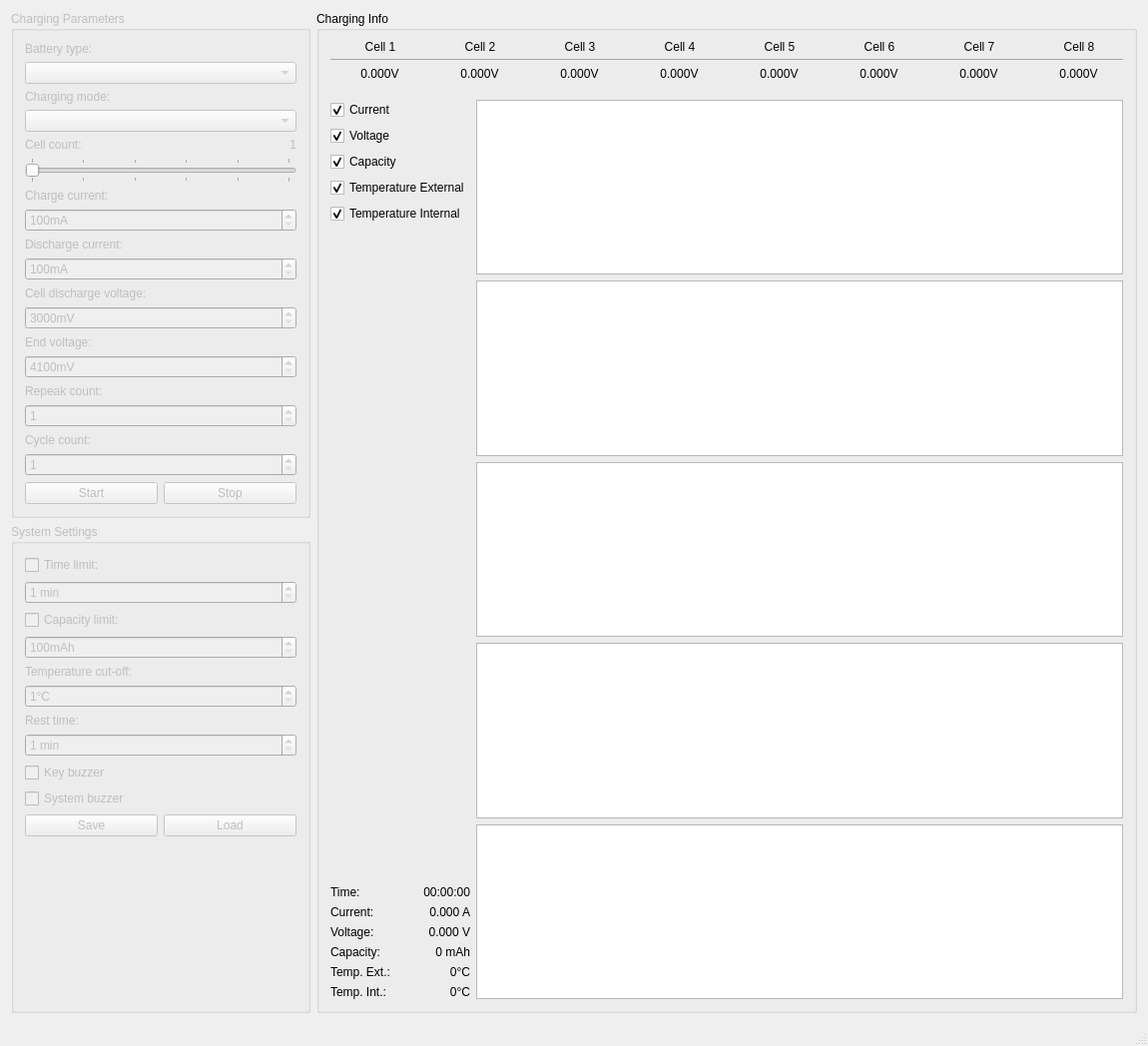
<?xml version="1.0" encoding="UTF-8"?>
<ui version="4.0">
 <class>MainWindow</class>
 <widget class="QMainWindow" name="MainWindow">
  <property name="geometry">
   <rect>
    <x>0</x>
    <y>0</y>
    <width>1150</width>
    <height>1048</height>
   </rect>
  </property>
  <property name="minimumSize">
   <size>
    <width>1150</width>
    <height>0</height>
   </size>
  </property>
  <property name="windowTitle">
   <string>ChargeGuru 0.0.1</string>
  </property>
  <widget class="QWidget" name="centralWidget">
   <layout class="QGridLayout" name="gridLayout">
    <item row="0" column="0">
     <widget class="QGroupBox" name="gbChargingParameters">
      <property name="enabled">
       <bool>false</bool>
      </property>
      <property name="sizePolicy">
       <sizepolicy hsizetype="Preferred" vsizetype="Preferred">
        <horstretch>0</horstretch>
        <verstretch>0</verstretch>
       </sizepolicy>
      </property>
      <property name="minimumSize">
       <size>
        <width>300</width>
        <height>0</height>
       </size>
      </property>
      <property name="maximumSize">
       <size>
        <width>300</width>
        <height>16777215</height>
       </size>
      </property>
      <property name="title">
       <string>Charging Parameters</string>
      </property>
      <layout class="QVBoxLayout" name="verticalLayout">
       <item>
        <widget class="QLabel" name="label">
         <property name="text">
          <string>Battery type:</string>
         </property>
        </widget>
       </item>
       <item>
        <widget class="QComboBox" name="cbBatteryType">
         <property name="currentText">
          <string/>
         </property>
        </widget>
       </item>
       <item>
        <widget class="QLabel" name="label_2">
         <property name="text">
          <string>Charging mode:</string>
         </property>
        </widget>
       </item>
       <item>
        <widget class="QComboBox" name="cbChargingMode"/>
       </item>
       <item>
        <layout class="QHBoxLayout" name="horizontalLayout_3">
         <item>
          <widget class="QLabel" name="label_3">
           <property name="text">
            <string>Cell count:</string>
           </property>
          </widget>
         </item>
         <item>
          <widget class="QLabel" name="lbCellCount">
           <property name="text">
            <string>1</string>
           </property>
           <property name="alignment">
            <set>Qt::AlignRight|Qt::AlignTrailing|Qt::AlignVCenter</set>
           </property>
          </widget>
         </item>
        </layout>
       </item>
       <item>
        <widget class="QSlider" name="sbCellCount">
         <property name="minimum">
          <number>1</number>
         </property>
         <property name="maximum">
          <number>6</number>
         </property>
         <property name="pageStep">
          <number>1</number>
         </property>
         <property name="orientation">
          <enum>Qt::Horizontal</enum>
         </property>
         <property name="invertedAppearance">
          <bool>false</bool>
         </property>
         <property name="tickPosition">
          <enum>QSlider::TicksBothSides</enum>
         </property>
        </widget>
       </item>
       <item>
        <widget class="QLabel" name="label_4">
         <property name="text">
          <string>Charge current:</string>
         </property>
        </widget>
       </item>
       <item>
        <widget class="QSpinBox" name="sbChargeCurrent">
         <property name="suffix">
          <string>mA</string>
         </property>
         <property name="minimum">
          <number>100</number>
         </property>
         <property name="maximum">
          <number>6000</number>
         </property>
        </widget>
       </item>
       <item>
        <widget class="QLabel" name="label_5">
         <property name="text">
          <string>Discharge current:</string>
         </property>
        </widget>
       </item>
       <item>
        <widget class="QSpinBox" name="sbDischargeCurrent">
         <property name="suffix">
          <string>mA</string>
         </property>
         <property name="minimum">
          <number>100</number>
         </property>
         <property name="maximum">
          <number>8000</number>
         </property>
        </widget>
       </item>
       <item>
        <widget class="QLabel" name="label_6">
         <property name="text">
          <string>Cell discharge voltage:</string>
         </property>
        </widget>
       </item>
       <item>
        <widget class="QSpinBox" name="sbCellDischargeVoltage">
         <property name="suffix">
          <string>mV</string>
         </property>
         <property name="minimum">
          <number>3000</number>
         </property>
         <property name="maximum">
          <number>3300</number>
         </property>
        </widget>
       </item>
       <item>
        <widget class="QLabel" name="label_7">
         <property name="text">
          <string>End voltage:</string>
         </property>
        </widget>
       </item>
       <item>
        <widget class="QSpinBox" name="sbEndVoltage">
         <property name="suffix">
          <string>mV</string>
         </property>
         <property name="minimum">
          <number>4100</number>
         </property>
         <property name="maximum">
          <number>4250</number>
         </property>
        </widget>
       </item>
       <item>
        <widget class="QLabel" name="label_8">
         <property name="text">
          <string>Repeak count:</string>
         </property>
        </widget>
       </item>
       <item>
        <widget class="QSpinBox" name="sbRepeakCount">
         <property name="minimum">
          <number>1</number>
         </property>
         <property name="maximum">
          <number>3</number>
         </property>
        </widget>
       </item>
       <item>
        <widget class="QLabel" name="label_9">
         <property name="text">
          <string>Cycle count:</string>
         </property>
        </widget>
       </item>
       <item>
        <widget class="QSpinBox" name="sbCycleCount">
         <property name="minimum">
          <number>1</number>
         </property>
         <property name="maximum">
          <number>3</number>
         </property>
        </widget>
       </item>
       <item>
        <layout class="QHBoxLayout" name="horizontalLayout_2">
         <item>
          <widget class="QPushButton" name="btStartCharging">
           <property name="text">
            <string>Start</string>
           </property>
          </widget>
         </item>
         <item>
          <widget class="QPushButton" name="btStopCharging">
           <property name="enabled">
            <bool>false</bool>
           </property>
           <property name="text">
            <string>Stop</string>
           </property>
          </widget>
         </item>
        </layout>
       </item>
       <item>
        <spacer name="verticalSpacer_2">
         <property name="orientation">
          <enum>Qt::Vertical</enum>
         </property>
         <property name="sizeHint" stdset="0">
          <size>
           <width>20</width>
           <height>40</height>
          </size>
         </property>
        </spacer>
       </item>
      </layout>
     </widget>
    </item>
    <item row="0" column="1" rowspan="2">
     <widget class="QGroupBox" name="gbChargingInfo">
      <property name="title">
       <string>Charging Info</string>
      </property>
      <layout class="QGridLayout" name="gridLayout_2">
       <item row="0" column="0" colspan="2">
        <widget class="QTableWidget" name="tbCells">
         <property name="maximumSize">
          <size>
           <width>16777215</width>
           <height>52</height>
          </size>
         </property>
         <property name="styleSheet">
          <string notr="true">QTableWidget, QHeaderView::section, QHeaderView, QTableCornerButton::section {
	background: transparent;
	border: none;
}

QHeaderView {
	padding: 0 0 7px 0;
	border-bottom: 1px solid rgba(0, 0, 0, 0.3);
}
</string>
         </property>
         <property name="frameShape">
          <enum>QFrame::NoFrame</enum>
         </property>
         <property name="lineWidth">
          <number>0</number>
         </property>
         <property name="verticalScrollBarPolicy">
          <enum>Qt::ScrollBarAlwaysOff</enum>
         </property>
         <property name="horizontalScrollBarPolicy">
          <enum>Qt::ScrollBarAlwaysOff</enum>
         </property>
         <property name="sizeAdjustPolicy">
          <enum>QAbstractScrollArea::AdjustIgnored</enum>
         </property>
         <property name="editTriggers">
          <set>QAbstractItemView::NoEditTriggers</set>
         </property>
         <property name="selectionMode">
          <enum>QAbstractItemView::NoSelection</enum>
         </property>
         <property name="selectionBehavior">
          <enum>QAbstractItemView::SelectRows</enum>
         </property>
         <property name="gridStyle">
          <enum>Qt::NoPen</enum>
         </property>
         <property name="cornerButtonEnabled">
          <bool>false</bool>
         </property>
         <property name="rowCount">
          <number>1</number>
         </property>
         <attribute name="verticalHeaderVisible">
          <bool>false</bool>
         </attribute>
         <row>
          <property name="text">
           <string>Voltage</string>
          </property>
         </row>
         <column>
          <property name="text">
           <string>Cell 1</string>
          </property>
          <property name="textAlignment">
           <set>AlignCenter</set>
          </property>
         </column>
         <column>
          <property name="text">
           <string>Cell 2</string>
          </property>
          <property name="textAlignment">
           <set>AlignCenter</set>
          </property>
         </column>
         <column>
          <property name="text">
           <string>Cell 3</string>
          </property>
          <property name="textAlignment">
           <set>AlignCenter</set>
          </property>
         </column>
         <column>
          <property name="text">
           <string>Cell 4</string>
          </property>
          <property name="textAlignment">
           <set>AlignCenter</set>
          </property>
         </column>
         <column>
          <property name="text">
           <string>Cell 5</string>
          </property>
          <property name="textAlignment">
           <set>AlignCenter</set>
          </property>
         </column>
         <column>
          <property name="text">
           <string>Cell 6</string>
          </property>
          <property name="textAlignment">
           <set>AlignCenter</set>
          </property>
         </column>
         <column>
          <property name="text">
           <string>Cell 7</string>
          </property>
          <property name="textAlignment">
           <set>AlignCenter</set>
          </property>
         </column>
         <column>
          <property name="text">
           <string>Cell 8</string>
          </property>
          <property name="textAlignment">
           <set>AlignCenter</set>
          </property>
         </column>
         <item row="0" column="0">
          <property name="text">
           <string>0.000V</string>
          </property>
          <property name="textAlignment">
           <set>AlignCenter</set>
          </property>
          <property name="flags">
           <set>ItemIsEnabled</set>
          </property>
         </item>
         <item row="0" column="1">
          <property name="text">
           <string>0.000V</string>
          </property>
          <property name="textAlignment">
           <set>AlignCenter</set>
          </property>
          <property name="flags">
           <set>ItemIsEnabled</set>
          </property>
         </item>
         <item row="0" column="2">
          <property name="text">
           <string>0.000V</string>
          </property>
          <property name="textAlignment">
           <set>AlignCenter</set>
          </property>
          <property name="flags">
           <set>ItemIsEnabled</set>
          </property>
         </item>
         <item row="0" column="3">
          <property name="text">
           <string>0.000V</string>
          </property>
          <property name="textAlignment">
           <set>AlignCenter</set>
          </property>
          <property name="flags">
           <set>ItemIsEnabled</set>
          </property>
         </item>
         <item row="0" column="4">
          <property name="text">
           <string>0.000V</string>
          </property>
          <property name="textAlignment">
           <set>AlignCenter</set>
          </property>
          <property name="flags">
           <set>ItemIsEnabled</set>
          </property>
         </item>
         <item row="0" column="5">
          <property name="text">
           <string>0.000V</string>
          </property>
          <property name="textAlignment">
           <set>AlignCenter</set>
          </property>
          <property name="flags">
           <set>ItemIsEnabled</set>
          </property>
         </item>
         <item row="0" column="6">
          <property name="text">
           <string>0.000V</string>
          </property>
          <property name="textAlignment">
           <set>AlignCenter</set>
          </property>
          <property name="flags">
           <set>ItemIsEnabled</set>
          </property>
         </item>
         <item row="0" column="7">
          <property name="text">
           <string>0.000V</string>
          </property>
          <property name="textAlignment">
           <set>AlignCenter</set>
          </property>
          <property name="flags">
           <set>ItemIsEnabled</set>
          </property>
         </item>
        </widget>
       </item>
       <item row="1" column="0">
        <layout class="QVBoxLayout" name="verticalLayout_3">
         <item>
          <widget class="QCheckBox" name="ckChartCurrent">
           <property name="text">
            <string>Current</string>
           </property>
           <property name="checked">
            <bool>true</bool>
           </property>
          </widget>
         </item>
         <item>
          <widget class="QCheckBox" name="ckChartVoltage">
           <property name="text">
            <string>Voltage</string>
           </property>
           <property name="checked">
            <bool>true</bool>
           </property>
          </widget>
         </item>
         <item>
          <widget class="QCheckBox" name="ckChartCapacity">
           <property name="text">
            <string>Capacity</string>
           </property>
           <property name="checked">
            <bool>true</bool>
           </property>
          </widget>
         </item>
         <item>
          <widget class="QCheckBox" name="ckChartTempExt">
           <property name="text">
            <string>Temperature External</string>
           </property>
           <property name="checked">
            <bool>true</bool>
           </property>
          </widget>
         </item>
         <item>
          <widget class="QCheckBox" name="ckChartTempInt">
           <property name="text">
            <string>Temperature Internal</string>
           </property>
           <property name="checked">
            <bool>true</bool>
           </property>
          </widget>
         </item>
         <item>
          <spacer name="verticalSpacer">
           <property name="orientation">
            <enum>Qt::Vertical</enum>
           </property>
           <property name="sizeHint" stdset="0">
            <size>
             <width>20</width>
             <height>40</height>
            </size>
           </property>
          </spacer>
         </item>
         <item>
          <layout class="QHBoxLayout" name="horizontalLayout_10">
           <item>
            <widget class="QLabel" name="label_22">
             <property name="text">
              <string>Time:</string>
             </property>
            </widget>
           </item>
           <item>
            <widget class="QLabel" name="lbChargeTime">
             <property name="text">
              <string>00:00:00</string>
             </property>
             <property name="alignment">
              <set>Qt::AlignRight|Qt::AlignTrailing|Qt::AlignVCenter</set>
             </property>
            </widget>
           </item>
          </layout>
         </item>
         <item>
          <layout class="QHBoxLayout" name="horizontalLayout_9">
           <item>
            <widget class="QLabel" name="label_20">
             <property name="text">
              <string>Current:</string>
             </property>
            </widget>
           </item>
           <item>
            <widget class="QLabel" name="lbChargeCurrent">
             <property name="text">
              <string>0.000 A</string>
             </property>
             <property name="alignment">
              <set>Qt::AlignRight|Qt::AlignTrailing|Qt::AlignVCenter</set>
             </property>
            </widget>
           </item>
          </layout>
         </item>
         <item>
          <layout class="QHBoxLayout" name="horizontalLayout_8">
           <item>
            <widget class="QLabel" name="label_18">
             <property name="text">
              <string>Voltage:</string>
             </property>
            </widget>
           </item>
           <item>
            <widget class="QLabel" name="lbChargeVoltage">
             <property name="text">
              <string>0.000 V</string>
             </property>
             <property name="alignment">
              <set>Qt::AlignRight|Qt::AlignTrailing|Qt::AlignVCenter</set>
             </property>
            </widget>
           </item>
          </layout>
         </item>
         <item>
          <layout class="QHBoxLayout" name="horizontalLayout_7">
           <item>
            <widget class="QLabel" name="label_16">
             <property name="text">
              <string>Capacity:</string>
             </property>
            </widget>
           </item>
           <item>
            <widget class="QLabel" name="lbChargeCapacity">
             <property name="text">
              <string>0 mAh</string>
             </property>
             <property name="alignment">
              <set>Qt::AlignRight|Qt::AlignTrailing|Qt::AlignVCenter</set>
             </property>
            </widget>
           </item>
          </layout>
         </item>
         <item>
          <layout class="QHBoxLayout" name="horizontalLayout_6">
           <item>
            <widget class="QLabel" name="label_14">
             <property name="text">
              <string>Temp. Ext.:</string>
             </property>
            </widget>
           </item>
           <item>
            <widget class="QLabel" name="lbChargeTempExt">
             <property name="text">
              <string>0°C</string>
             </property>
             <property name="alignment">
              <set>Qt::AlignRight|Qt::AlignTrailing|Qt::AlignVCenter</set>
             </property>
            </widget>
           </item>
          </layout>
         </item>
         <item>
          <layout class="QHBoxLayout" name="horizontalLayout_5">
           <item>
            <widget class="QLabel" name="label_13">
             <property name="text">
              <string>Temp. Int.:</string>
             </property>
            </widget>
           </item>
           <item>
            <widget class="QLabel" name="lbChargeTempInt">
             <property name="text">
              <string>0°C</string>
             </property>
             <property name="alignment">
              <set>Qt::AlignRight|Qt::AlignTrailing|Qt::AlignVCenter</set>
             </property>
            </widget>
           </item>
          </layout>
         </item>
        </layout>
       </item>
       <item row="1" column="1">
        <layout class="QVBoxLayout" name="verticalLayout_4" stretch="1,1,1,1,1">
         <item>
          <widget class="QtCharts::QChartView" name="ctCurrent"/>
         </item>
         <item>
          <widget class="QtCharts::QChartView" name="ctVoltage"/>
         </item>
         <item>
          <widget class="QtCharts::QChartView" name="ctCapacity"/>
         </item>
         <item>
          <widget class="QtCharts::QChartView" name="ctTempExt"/>
         </item>
         <item>
          <widget class="QtCharts::QChartView" name="ctTempInt"/>
         </item>
        </layout>
       </item>
      </layout>
     </widget>
    </item>
    <item row="1" column="0">
     <widget class="QGroupBox" name="gbSystemSettings">
      <property name="enabled">
       <bool>false</bool>
      </property>
      <property name="minimumSize">
       <size>
        <width>300</width>
        <height>0</height>
       </size>
      </property>
      <property name="maximumSize">
       <size>
        <width>300</width>
        <height>16777215</height>
       </size>
      </property>
      <property name="title">
       <string>System Settings</string>
      </property>
      <layout class="QVBoxLayout" name="verticalLayout_2">
       <item>
        <widget class="QCheckBox" name="ckTimeLimit">
         <property name="text">
          <string>Time limit:</string>
         </property>
        </widget>
       </item>
       <item>
        <widget class="QSpinBox" name="sbTimeLimit">
         <property name="suffix">
          <string> min</string>
         </property>
         <property name="minimum">
          <number>1</number>
         </property>
         <property name="maximum">
          <number>720</number>
         </property>
        </widget>
       </item>
       <item>
        <widget class="QCheckBox" name="ckCapacityLimit">
         <property name="text">
          <string>Capacity limit:</string>
         </property>
        </widget>
       </item>
       <item>
        <widget class="QSpinBox" name="sbCapacityLimit">
         <property name="suffix">
          <string>mAh</string>
         </property>
         <property name="minimum">
          <number>100</number>
         </property>
         <property name="maximum">
          <number>50000</number>
         </property>
        </widget>
       </item>
       <item>
        <widget class="QLabel" name="label_10">
         <property name="text">
          <string>Temperature cut-off:</string>
         </property>
        </widget>
       </item>
       <item>
        <widget class="QSpinBox" name="sbTemperatureLimit">
         <property name="suffix">
          <string>°C</string>
         </property>
         <property name="minimum">
          <number>1</number>
         </property>
         <property name="maximum">
          <number>80</number>
         </property>
        </widget>
       </item>
       <item>
        <widget class="QLabel" name="label_11">
         <property name="text">
          <string>Rest time:</string>
         </property>
        </widget>
       </item>
       <item>
        <widget class="QSpinBox" name="sbCycleTime">
         <property name="suffix">
          <string> min</string>
         </property>
         <property name="minimum">
          <number>1</number>
         </property>
         <property name="maximum">
          <number>60</number>
         </property>
        </widget>
       </item>
       <item>
        <widget class="QCheckBox" name="ckKeyBuzzer">
         <property name="text">
          <string>Key buzzer</string>
         </property>
        </widget>
       </item>
       <item>
        <widget class="QCheckBox" name="ckSystemBuzzer">
         <property name="text">
          <string>System buzzer</string>
         </property>
        </widget>
       </item>
       <item>
        <layout class="QHBoxLayout" name="horizontalLayout">
         <item>
          <widget class="QPushButton" name="btSave">
           <property name="text">
            <string>Save</string>
           </property>
          </widget>
         </item>
         <item>
          <widget class="QPushButton" name="btLoad">
           <property name="text">
            <string>Load</string>
           </property>
          </widget>
         </item>
        </layout>
       </item>
       <item>
        <spacer name="verticalSpacer_3">
         <property name="orientation">
          <enum>Qt::Vertical</enum>
         </property>
         <property name="sizeHint" stdset="0">
          <size>
           <width>20</width>
           <height>40</height>
          </size>
         </property>
        </spacer>
       </item>
      </layout>
     </widget>
    </item>
   </layout>
  </widget>
  <widget class="QStatusBar" name="statusBar"/>
 </widget>
 <layoutdefault spacing="6" margin="11"/>
 <customwidgets>
  <customwidget>
   <class>QtCharts::QChartView</class>
   <extends>QGraphicsView</extends>
   <header location="global">QtCharts/QChartView&gt;
#include &lt;QtCharts/chartsnamespace.h</header>
  </customwidget>
 </customwidgets>
 <resources/>
 <connections/>
</ui>
